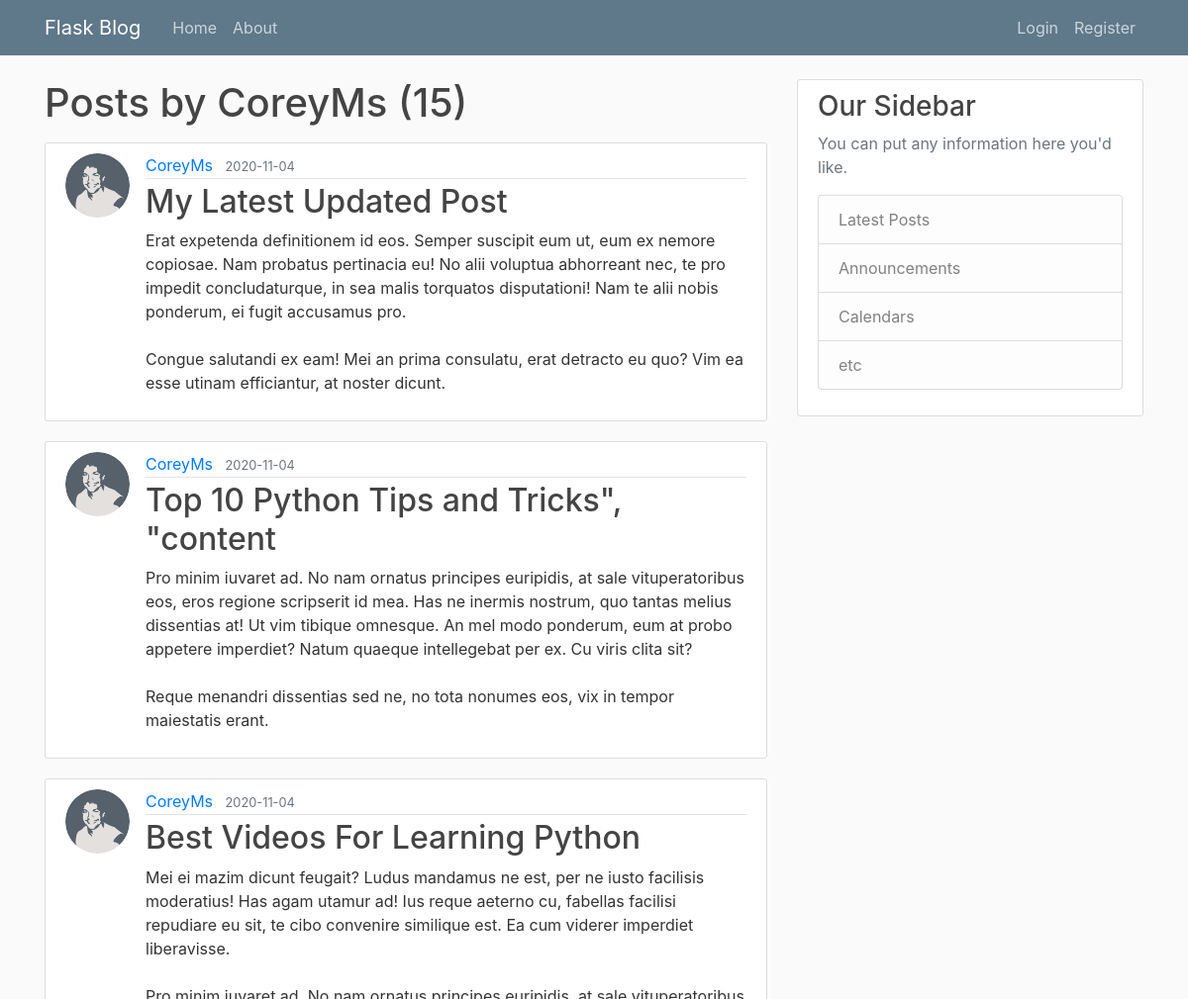
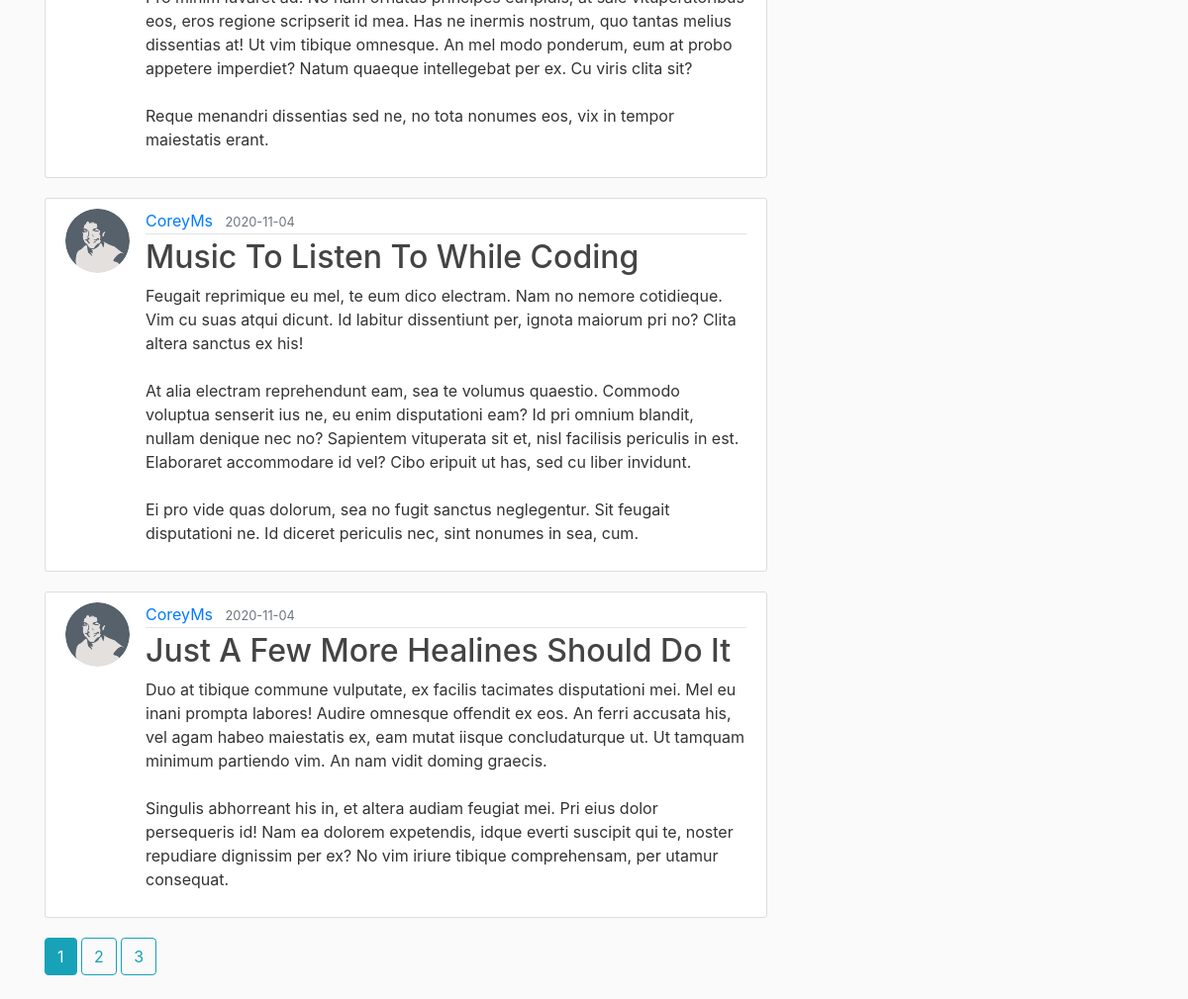
Page /user/CoreyMs on the committed database (2 pictures, top to bottom).
### flaskblog/models.py (models this page shows, shortened)
class User(db.Model, UserMixin):
    id = db.Column(db.Integer, primary_key=True)
    username = db.Column(db.String(20), unique=True, nullable=False)
    email = db.Column(db.String(120), unique=True, nullable=False)
    image_file = db.Column(db.String(20), nullable=False, default='default.jpg')
    password = db.Column(db.String(60), nullable=False)
    posts = db.relationship('Post', backref='author', lazy=True)

class Post(db.Model):
    id = db.Column(db.Integer, primary_key=True)
    title = db.Column(db.String(100), nullable=False)
    date_posted = db.Column(db.DateTime, nullable=False, default=datetime.utcnow)
    content = db.Column(db.Text, nullable=False)
    user_id = db.Column(db.Integer, db.ForeignKey('user.id'), nullable=False)

### flaskblog/users/routes.py (the view)
@users.route("/user/<string:username>")
def user_posts(username):
    page = request.args.get('page', 1, type=int)
    user = User.query.filter_by(username=username).first_or_404()
    posts = Post.query.filter_by(author=user)\
        .order_by(Post.date_posted.desc())\
        .paginate(page=page, per_page=5)
    return render_template('user_posts.html', posts=posts, user=user)

### flaskblog/templates/user_posts.html
{% extends "layout.html" %}
{% block content %}
    <h1 class="mb-3">Posts by {{ user.username }} ({{ posts.total }})</h1>
    {% for post in posts.items %}
        <article class="media content-section">
          <img class="rounded-circle article-img" src="{{ url_for('static', filename='profile_pics/' + post.author.image_file) }}">
          <div class="media-body">
            <div class="article-metadata">
              <a class="mr-2" href="{{ url_for('users.user_posts', username=post.author.username) }}">{{ post.author.username }}</a>
              <small class="text-muted">{{ post.date_posted.strftime('%Y-%m-%d') }}</small>
            </div>
            <h2><a class="article-title" href="{{ url_for('posts.post', post_id=post.id) }}">{{ post.title }}</a></h2>
            <p class="article-content">{{ post.content }}</p>
          </div>
        </article>
    {% endfor %}
    {% for page_num in posts.iter_pages(left_edge=1, right_edge=1, left_current=1, right_current=2) %}
      {% if page_num %}
        {% if posts.page == page_num %}
          <a class="btn btn-info mb-4" href="{{ url_for('users.user_posts', username=user.username, page=page_num) }}">{{ page_num }}</a>
        {% else %}
          <a class="btn btn-outline-info mb-4" href="{{ url_for('users.user_posts', username=user.username, page=page_num) }}">{{ page_num }}</a>
        {% endif %}
      {% else %}
        ...
      {% endif %}
    {% endfor %}
{% endblock content %}

### flaskblog/static/main.css (style rules this page uses)
body { background: #fafafa; color: #333333; margin-top: 5rem; }
h1, h2, h3, h4, h5, h6 { color: #444444; }
.content-section { background: #ffffff; padding: 10px 20px; border: 1px solid #dddddd; border-radius: 3px; margin-bottom: 20px; }
.article-title { color: #444444; }
.article-content { white-space: pre-line; }
.article-img { height: 65px; width: 65px; margin-right: 16px; }
.article-metadata { padding-bottom: 1px; margin-bottom: 4px; border-bottom: 1px solid #e3e3e3 }

### rows in the picture
User: username "CoreyMs"
Post: image_file (picture), author.username "CoreyMs", date_posted "2020-11-04", title "My Latest Updated Post", content "Erat expetenda definitionem id eos. Semper suscipit eum ut, eum ex nemore copiosae. Nam probatus pertinacia eu! No alii voluptua abhorreant nec, te pro impedit concludaturque, in sea malis torquatos disputationi! Nam te alii nobis ponderum, ei fugit accusamus pro. Congue salutandi ex eam! Mei an prima consulatu, erat detracto eu quo? Vim ea esse utinam efficiantur, at noster dicunt."
Post: image_file (picture), author.username "CoreyMs", date_posted "2020-11-04", title "Top 10 Python Tips and Tricks\", \"content", content "Pro minim iuvaret ad. No nam ornatus principes euripidis, at sale vituperatoribus eos, eros regione scripserit id mea. Has ne inermis nostrum, quo tantas melius dissentias at! Ut vim tibique omnesque. An mel modo ponderum, eum at probo appetere imperdiet? Natum quaeque intellegebat per ex. Cu viris clita sit? Reque menandri dissentias sed ne, no tota nonumes eos, vix in tempor maiestatis erant."
Post: image_file (picture), author.username "CoreyMs", date_posted "2020-11-04", title "Best Videos For Learning Python", content "Mei ei mazim dicunt feugait? Ludus mandamus ne est, per ne iusto facilisis moderatius! Has agam utamur ad! Ius reque aeterno cu, fabellas facilisi repudiare eu sit, te cibo convenire similique est. Ea cum viderer imperdiet liberavisse. Pro minim iuvaret ad. No nam ornatus principes euripidis, at sale vituperatoribus eos, eros regione scripserit id mea. Has ne inermis nostrum, quo tantas melius dissentias at! Ut vim tibique omnesque. An mel modo ponderum, eum at probo appetere imperdiet? Natum quaeque intellegebat per ex. Cu viris clita sit? Reque menandri dissentias sed ne, no tota nonumes eos, vix in tempor maiestatis erant."
Post: image_file (picture), author.username "CoreyMs", date_posted "2020-11-04", title "Music To Listen To While Coding", content "Feugait reprimique eu mel, te eum dico electram. Nam no nemore cotidieque. Vim cu suas atqui dicunt. Id labitur dissentiunt per, ignota maiorum pri no? Clita altera sanctus ex his! At alia electram reprehendunt eam, sea te volumus quaestio. Commodo voluptua senserit ius ne, eu enim disputationi eam? Id pri omnium blandit, nullam denique nec no? Sapientem vituperata sit et, nisl facilisis periculis in est. Elaboraret accommodare id vel? Cibo eripuit ut has, sed cu liber invidunt. Ei pro vide quas dolorum, sea no fugit sanctus neglegentur. Sit feugait disputationi ne. Id diceret periculis nec, sint nonumes in sea, cum."
Post: image_file (picture), author.username "CoreyMs", date_posted "2020-11-04", title "Just A Few More Healines Should Do It", content "Duo at tibique commune vulputate, ex facilis tacimates disputationi mei. Mel eu inani prompta labores! Audire omnesque offendit ex eos. An ferri accusata his, vel agam habeo maiestatis ex, eam mutat iisque concludaturque ut. Ut tamquam minimum partiendo vim. An nam vidit doming graecis. Singulis abhorreant his in, et altera audiam feugiat mei. Pri eius dolor persequeris id! Nam ea dolorem expetendis, idque everti suscipit qui te, noster repudiare dignissim per ex? No vim iriure tibique comprehensam, per utamur consequat."

### other values in the picture
{{ posts.total }} "15"
{{ page_num }} "1"
{{ page_num }} "2" "3"
